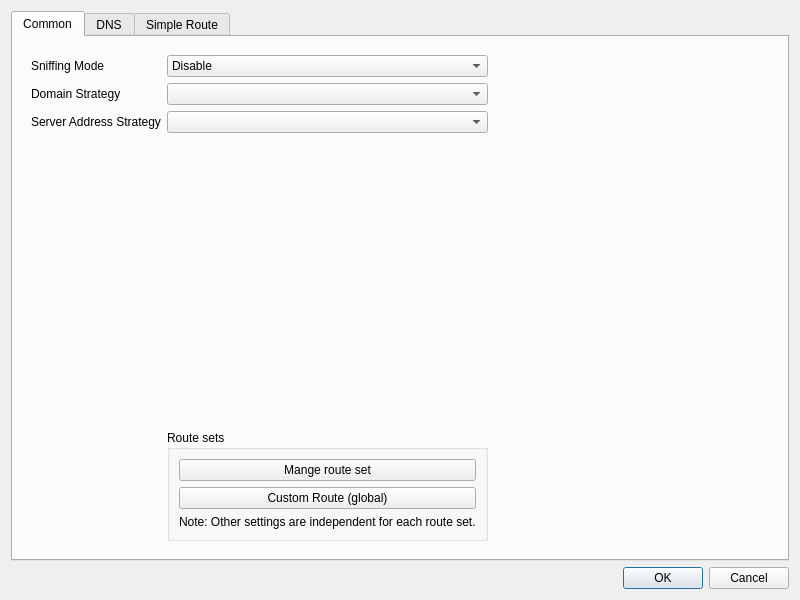
<?xml version="1.0" encoding="UTF-8"?>
<ui version="4.0">
 <class>DialogManageRoutes</class>
 <widget class="QDialog" name="DialogManageRoutes">
  <property name="geometry">
   <rect>
    <x>0</x>
    <y>0</y>
    <width>800</width>
    <height>600</height>
   </rect>
  </property>
  <property name="windowTitle">
   <string>Routes</string>
  </property>
  <layout class="QVBoxLayout" name="verticalLayout">
   <item>
    <widget class="QTabWidget" name="tabWidget">
     <property name="currentIndex">
      <number>0</number>
     </property>
     <widget class="QWidget" name="tab">
      <attribute name="title">
       <string>Common</string>
      </attribute>
      <layout class="QVBoxLayout" name="verticalLayout_3">
       <item>
        <widget class="QWidget" name="widget" native="true">
         <layout class="QGridLayout" name="gridLayout_2">
          <item row="4" column="1">
           <spacer name="verticalSpacer">
            <property name="orientation">
             <enum>Qt::Vertical</enum>
            </property>
            <property name="sizeHint" stdset="0">
             <size>
              <width>20</width>
              <height>40</height>
             </size>
            </property>
           </spacer>
          </item>
          <item row="5" column="1">
           <widget class="QGroupBox" name="groupBox">
            <property name="title">
             <string>Route sets</string>
            </property>
            <layout class="QVBoxLayout" name="verticalLayout_7">
             <item>
              <widget class="QPushButton" name="load_save">
               <property name="text">
                <string>Mange route set</string>
               </property>
              </widget>
             </item>
             <item>
              <widget class="QPushButton" name="custom_route_global_edit">
               <property name="text">
                <string>Custom Route (global)</string>
               </property>
              </widget>
             </item>
             <item>
              <widget class="QLabel" name="label_5">
               <property name="text">
                <string>Note: Other settings are independent for each route set.</string>
               </property>
              </widget>
             </item>
            </layout>
           </widget>
          </item>
          <item row="2" column="0">
           <widget class="QLabel" name="label_6">
            <property name="toolTip">
             <string notr="true">For V2Ray, it sets routing.domainStrategy
For sing-box, it sets inbound.domain_strategy</string>
            </property>
            <property name="text">
             <string>Domain Strategy</string>
            </property>
           </widget>
          </item>
          <item row="3" column="1">
           <widget class="QComboBox" name="outbound_domain_strategy">
            <property name="editable">
             <bool>false</bool>
            </property>
           </widget>
          </item>
          <item row="1" column="1">
           <widget class="QComboBox" name="sniffing_mode">
            <item>
             <property name="text">
              <string>Disable</string>
             </property>
            </item>
            <item>
             <property name="text">
              <string>Sniff result for routing</string>
             </property>
            </item>
            <item>
             <property name="text">
              <string>Sniff result for destination</string>
             </property>
            </item>
           </widget>
          </item>
          <item row="1" column="0">
           <widget class="QLabel" name="label">
            <property name="text">
             <string>Sniffing Mode</string>
            </property>
           </widget>
          </item>
          <item row="3" column="0">
           <widget class="QLabel" name="label_3">
            <property name="text">
             <string>Server Address Strategy</string>
            </property>
           </widget>
          </item>
          <item row="2" column="1">
           <widget class="QComboBox" name="domainStrategyCombo">
            <property name="editable">
             <bool>false</bool>
            </property>
           </widget>
          </item>
          <item row="1" column="2">
           <spacer name="horizontalSpacer_3">
            <property name="orientation">
             <enum>Qt::Horizontal</enum>
            </property>
            <property name="sizeHint" stdset="0">
             <size>
              <width>40</width>
              <height>20</height>
             </size>
            </property>
           </spacer>
          </item>
         </layout>
        </widget>
       </item>
      </layout>
     </widget>
     <widget class="QWidget" name="tab_3">
      <attribute name="title">
       <string>DNS</string>
      </attribute>
      <layout class="QVBoxLayout" name="verticalLayout_4">
       <item>
        <widget class="QGroupBox" name="simple_dns_box">
         <property name="title">
          <string>Simple DNS Settings</string>
         </property>
         <layout class="QGridLayout" name="gridLayout">
          <item row="1" column="0">
           <widget class="QLabel" name="label_8">
            <property name="toolTip">
             <string>This is especially important and it is recommended to use the default value of &quot;localhost&quot;.
If the default value does not work, try changing it to &quot;223.5.5.5&quot;.
For more information, see the document &quot;Configuration/DNS&quot;.</string>
            </property>
            <property name="text">
             <string>Direct DNS</string>
            </property>
           </widget>
          </item>
          <item row="0" column="2">
           <layout class="QHBoxLayout" name="horizontalLayout_7">
            <item>
             <widget class="QComboBox" name="remote_dns">
              <property name="sizePolicy">
               <sizepolicy hsizetype="Expanding" vsizetype="Fixed">
                <horstretch>0</horstretch>
                <verstretch>0</verstretch>
               </sizepolicy>
              </property>
              <property name="editable">
               <bool>true</bool>
              </property>
              <item>
               <property name="text">
                <string notr="true">https://8.8.8.8/dns-query</string>
               </property>
              </item>
              <item>
               <property name="text">
                <string notr="true">https://1.0.0.1/dns-query</string>
               </property>
              </item>
              <item>
               <property name="text">
                <string notr="true">https://1.1.1.1/dns-query</string>
               </property>
              </item>
              <item>
               <property name="text">
                <string notr="true">https://dns.google/dns-query</string>
               </property>
              </item>
              <item>
               <property name="text">
                <string notr="true">https://one.one.one.one/dns-query</string>
               </property>
              </item>
              <item>
               <property name="text">
                <string notr="true">https://[2001:4860:4860::8888]/dns-query</string>
               </property>
              </item>
              <item>
               <property name="text">
                <string notr="true">https://[2606:4700:4700::1111]/dns-query</string>
               </property>
              </item>
             </widget>
            </item>
            <item>
             <widget class="QLabel" name="label_10">
              <property name="text">
               <string>Query Strategy</string>
              </property>
             </widget>
            </item>
            <item>
             <widget class="QComboBox" name="remote_dns_strategy"/>
            </item>
           </layout>
          </item>
          <item row="0" column="0">
           <widget class="QLabel" name="label_9">
            <property name="text">
             <string>Remote DNS</string>
            </property>
            <property name="buddy">
             <cstring>widget</cstring>
            </property>
           </widget>
          </item>
          <item row="2" column="2">
           <layout class="QHBoxLayout" name="horizontalLayout_3">
            <item>
             <widget class="QCheckBox" name="dns_routing">
              <property name="text">
               <string>Enable DNS Routing</string>
              </property>
             </widget>
            </item>
            <item>
             <spacer name="horizontalSpacer_2">
              <property name="orientation">
               <enum>Qt::Horizontal</enum>
              </property>
              <property name="sizeHint" stdset="0">
               <size>
                <width>40</width>
                <height>20</height>
               </size>
              </property>
             </spacer>
            </item>
            <item>
             <widget class="QLabel" name="dns_final_out_l">
              <property name="text">
               <string>Final DNS Out</string>
              </property>
             </widget>
            </item>
            <item>
             <widget class="QComboBox" name="dns_final_out">
              <item>
               <property name="text">
                <string notr="true">proxy</string>
               </property>
              </item>
              <item>
               <property name="text">
                <string notr="true">bypass</string>
               </property>
              </item>
             </widget>
            </item>
           </layout>
          </item>
          <item row="1" column="2">
           <layout class="QHBoxLayout" name="horizontalLayout_8">
            <item>
             <widget class="QComboBox" name="direct_dns">
              <property name="sizePolicy">
               <sizepolicy hsizetype="Expanding" vsizetype="Fixed">
                <horstretch>0</horstretch>
                <verstretch>0</verstretch>
               </sizepolicy>
              </property>
              <property name="editable">
               <bool>true</bool>
              </property>
              <item>
               <property name="text">
                <string notr="true">local</string>
               </property>
              </item>
              <item>
               <property name="text">
                <string notr="true">tls://120.53.53.53</string>
               </property>
              </item>
              <item>
               <property name="text">
                <string notr="true">https://223.5.5.5/dns-query</string>
               </property>
              </item>
              <item>
               <property name="text">
                <string notr="true">https://1.12.12.12/dns-query</string>
               </property>
              </item>
              <item>
               <property name="text">
                <string notr="true">https://dns.alidns.com/dns-query</string>
               </property>
              </item>
              <item>
               <property name="text">
                <string notr="true">https://doh.pub/dns-query</string>
               </property>
              </item>
              <item>
               <property name="text">
                <string notr="true">223.5.5.5</string>
               </property>
              </item>
              <item>
               <property name="text">
                <string notr="true">119.29.29.29</string>
               </property>
              </item>
              <item>
               <property name="text">
                <string notr="true">2400:3200::1</string>
               </property>
              </item>
              <item>
               <property name="text">
                <string notr="true">2402:4e00::</string>
               </property>
              </item>
             </widget>
            </item>
            <item>
             <widget class="QLabel" name="label_11">
              <property name="text">
               <string>Query Strategy</string>
              </property>
             </widget>
            </item>
            <item>
             <widget class="QComboBox" name="direct_dns_strategy"/>
            </item>
           </layout>
          </item>
         </layout>
        </widget>
       </item>
       <item>
        <widget class="QGroupBox" name="groupBox_2">
         <property name="title">
          <string>DNS Object Settings</string>
         </property>
         <layout class="QVBoxLayout" name="verticalLayout_5">
          <item>
           <layout class="QHBoxLayout" name="horizontalLayout_4">
            <item>
             <widget class="QCheckBox" name="use_dns_object">
              <property name="text">
               <string>Use DNS Object</string>
              </property>
             </widget>
            </item>
            <item>
             <widget class="QPushButton" name="format_dns_object">
              <property name="sizePolicy">
               <sizepolicy hsizetype="Maximum" vsizetype="Fixed">
                <horstretch>0</horstretch>
                <verstretch>0</verstretch>
               </sizepolicy>
              </property>
              <property name="text">
               <string>Format</string>
              </property>
             </widget>
            </item>
           </layout>
          </item>
          <item>
           <widget class="QPlainTextEdit" name="dns_object"/>
          </item>
         </layout>
        </widget>
       </item>
      </layout>
     </widget>
     <widget class="QWidget" name="tab_2">
      <attribute name="title">
       <string>Simple Route</string>
      </attribute>
      <layout class="QVBoxLayout" name="verticalLayout_6">
       <item>
        <widget class="QGroupBox" name="gb2">
         <layout class="QVBoxLayout" name="verticalLayout_2">
          <item>
           <layout class="QGridLayout" name="gridLayout_3" rowstretch="0,1,1" columnstretch="0,1,1,1">
            <item row="0" column="3">
             <widget class="QLabel" name="label_82">
              <property name="text">
               <string>Block</string>
              </property>
              <property name="alignment">
               <set>Qt::AlignCenter</set>
              </property>
             </widget>
            </item>
            <item row="2" column="3">
             <layout class="QGridLayout" name="blockTxtLayout"/>
            </item>
            <item row="0" column="1">
             <widget class="QLabel" name="label_80">
              <property name="text">
               <string>Direct</string>
              </property>
              <property name="alignment">
               <set>Qt::AlignCenter</set>
              </property>
             </widget>
            </item>
            <item row="2" column="0">
             <widget class="QLabel" name="label_7">
              <property name="text">
               <string>Domain</string>
              </property>
              <property name="alignment">
               <set>Qt::AlignRight|Qt::AlignTrailing|Qt::AlignVCenter</set>
              </property>
             </widget>
            </item>
            <item row="2" column="1">
             <layout class="QGridLayout" name="directTxtLayout"/>
            </item>
            <item row="1" column="2">
             <layout class="QGridLayout" name="proxyIPLayout"/>
            </item>
            <item row="0" column="2">
             <widget class="QLabel" name="label_81">
              <property name="text">
               <string>Proxy</string>
              </property>
              <property name="alignment">
               <set>Qt::AlignCenter</set>
              </property>
             </widget>
            </item>
            <item row="2" column="2">
             <layout class="QGridLayout" name="proxyTxtLayout"/>
            </item>
            <item row="1" column="3">
             <layout class="QGridLayout" name="blockIPLayout"/>
            </item>
            <item row="1" column="0">
             <widget class="QLabel" name="label_2">
              <property name="text">
               <string>IP</string>
              </property>
              <property name="alignment">
               <set>Qt::AlignRight|Qt::AlignTrailing|Qt::AlignVCenter</set>
              </property>
             </widget>
            </item>
            <item row="1" column="1">
             <layout class="QGridLayout" name="directIPLayout"/>
            </item>
           </layout>
          </item>
          <item>
           <layout class="QHBoxLayout" name="horizontalLayout_5">
            <item>
             <widget class="QWidget" name="horizontalWidget_2" native="true">
              <layout class="QHBoxLayout" name="horizontalLayout_6">
               <property name="leftMargin">
                <number>0</number>
               </property>
               <property name="topMargin">
                <number>0</number>
               </property>
               <property name="rightMargin">
                <number>0</number>
               </property>
               <property name="bottomMargin">
                <number>0</number>
               </property>
               <item>
                <widget class="QToolButton" name="preset">
                 <property name="sizePolicy">
                  <sizepolicy hsizetype="Preferred" vsizetype="Fixed">
                   <horstretch>0</horstretch>
                   <verstretch>0</verstretch>
                  </sizepolicy>
                 </property>
                 <property name="text">
                  <string>Preset</string>
                 </property>
                 <property name="popupMode">
                  <enum>QToolButton::InstantPopup</enum>
                 </property>
                 <property name="toolButtonStyle">
                  <enum>Qt::ToolButtonTextBesideIcon</enum>
                 </property>
                </widget>
               </item>
               <item>
                <widget class="QPushButton" name="custom_route_edit">
                 <property name="text">
                  <string>Custom Route</string>
                 </property>
                </widget>
               </item>
              </layout>
             </widget>
            </item>
            <item>
             <spacer name="horizontalSpacer">
              <property name="orientation">
               <enum>Qt::Horizontal</enum>
              </property>
              <property name="sizeHint" stdset="0">
               <size>
                <width>40</width>
                <height>20</height>
               </size>
              </property>
             </spacer>
            </item>
            <item>
             <widget class="QWidget" name="horizontalWidget" native="true">
              <layout class="QHBoxLayout" name="horizontalLayout_2">
               <property name="leftMargin">
                <number>0</number>
               </property>
               <property name="topMargin">
                <number>0</number>
               </property>
               <property name="rightMargin">
                <number>0</number>
               </property>
               <property name="bottomMargin">
                <number>0</number>
               </property>
               <item>
                <widget class="QLabel" name="label_4">
                 <property name="text">
                  <string>Default Outbound</string>
                 </property>
                </widget>
               </item>
               <item>
                <widget class="QComboBox" name="def_outbound">
                 <item>
                  <property name="text">
                   <string notr="true">proxy</string>
                  </property>
                 </item>
                 <item>
                  <property name="text">
                   <string notr="true">bypass</string>
                  </property>
                 </item>
                 <item>
                  <property name="text">
                   <string notr="true">block</string>
                  </property>
                 </item>
                </widget>
               </item>
              </layout>
             </widget>
            </item>
           </layout>
          </item>
         </layout>
        </widget>
       </item>
      </layout>
     </widget>
    </widget>
   </item>
   <item>
    <layout class="QHBoxLayout" name="horizontalLayout">
     <item>
      <widget class="QDialogButtonBox" name="buttonBox">
       <property name="sizePolicy">
        <sizepolicy hsizetype="Preferred" vsizetype="Preferred">
         <horstretch>0</horstretch>
         <verstretch>0</verstretch>
        </sizepolicy>
       </property>
       <property name="standardButtons">
        <set>QDialogButtonBox::Cancel|QDialogButtonBox::Ok</set>
       </property>
      </widget>
     </item>
    </layout>
   </item>
  </layout>
 </widget>
 <tabstops>
  <tabstop>tabWidget</tabstop>
  <tabstop>sniffing_mode</tabstop>
  <tabstop>domainStrategyCombo</tabstop>
  <tabstop>outbound_domain_strategy</tabstop>
  <tabstop>load_save</tabstop>
  <tabstop>custom_route_global_edit</tabstop>
  <tabstop>remote_dns</tabstop>
  <tabstop>remote_dns_strategy</tabstop>
  <tabstop>direct_dns</tabstop>
  <tabstop>direct_dns_strategy</tabstop>
  <tabstop>dns_routing</tabstop>
  <tabstop>dns_final_out</tabstop>
  <tabstop>use_dns_object</tabstop>
  <tabstop>format_dns_object</tabstop>
  <tabstop>dns_object</tabstop>
  <tabstop>preset</tabstop>
  <tabstop>custom_route_edit</tabstop>
  <tabstop>def_outbound</tabstop>
 </tabstops>
 <resources/>
 <connections>
  <connection>
   <sender>buttonBox</sender>
   <signal>rejected()</signal>
   <receiver>DialogManageRoutes</receiver>
   <slot>reject()</slot>
   <hints>
    <hint type="sourcelabel">
     <x>399</x>
     <y>574</y>
    </hint>
    <hint type="destinationlabel">
     <x>399</x>
     <y>299</y>
    </hint>
   </hints>
  </connection>
  <connection>
   <sender>buttonBox</sender>
   <signal>accepted()</signal>
   <receiver>DialogManageRoutes</receiver>
   <slot>accept()</slot>
   <hints>
    <hint type="sourcelabel">
     <x>399</x>
     <y>574</y>
    </hint>
    <hint type="destinationlabel">
     <x>399</x>
     <y>299</y>
    </hint>
   </hints>
  </connection>
 </connections>
</ui>
